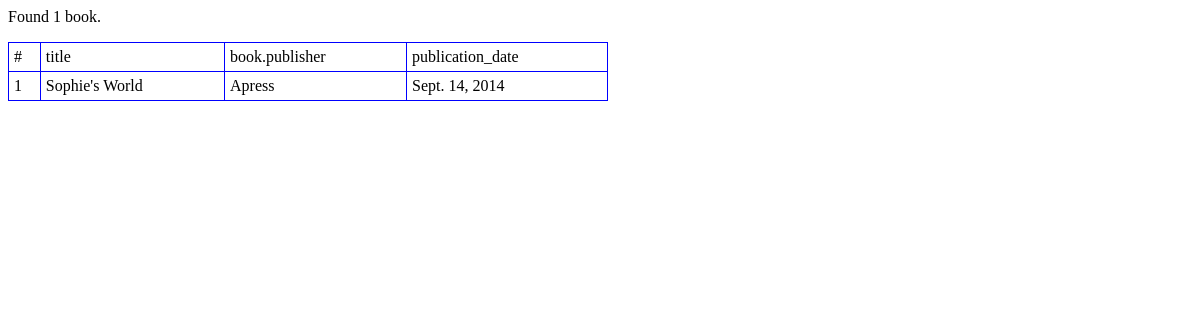
Page /chapter8_url_view/pass_extra_options_to_view/foo/ on the earlier database version.
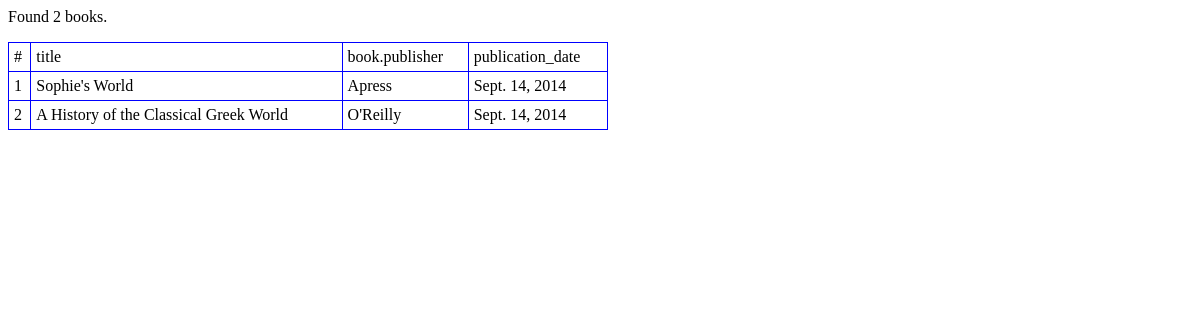
Same page on the later database version.
### books/models.py (models this page shows, shortened)
class Book(models.Model):
    title = models.CharField(max_length=100)
    author = models.ManyToManyField(Author)
    publisher = models.ForeignKey(Publisher)
    publication_date = models.DateField(blank=True, null=True)

class Publisher(models.Model):
    name = models.CharField(max_length=30)
    address = models.CharField(max_length=50)
    city = models.CharField(max_length=60)
    state_province = models.CharField(max_length=30)
    country = models.CharField(max_length=50)
    website = models.URLField()
    def __unicode__(self):
        return self.name

### mysite/foobar_view.py (the view)
def foo_bar_view(request,template_name,search_str):
    books=Book.objects.filter(title__icontains=search_str)
    return render(request,template_name,{'books':books})

### mysite/templates/foobar/foo.html
<html>
 </head>
 <body>
  {% if books %}
    <p>Found {{ books|length }} book{{ books|pluralize }}.</p>
	<table width="600" border="0" bgcolor="blue" bordercolor="black" cellpadding="5" cellspacing="1">
		<tr bgcolor="white"  >
			<td>#</td>
			<td> title </td>
			<td>book.publisher </td>
			<td>publication_date </td>
		</tr>
        {% for book in books %}
		<tr bgcolor="white" >
			<td>{{ forloop.counter }}</td>
			<td>{{ book.title }}</td>
			<td>{{ book.publisher }}</td>
			<td>{{ book.publication_date }}</td>
		</tr>
        {% endfor %}
	</table>
{% else %}
    <p>No books matched your search criteria.</p>
{% endif %}
 </body>
</html>

Differences in the rows shown:
added Book: title "A History of the Classical Greek World", publisher "O'Reilly", publication_date "Sept. 14, 2014"
Other differences:
{{ books|length }}: "1" → "2"
